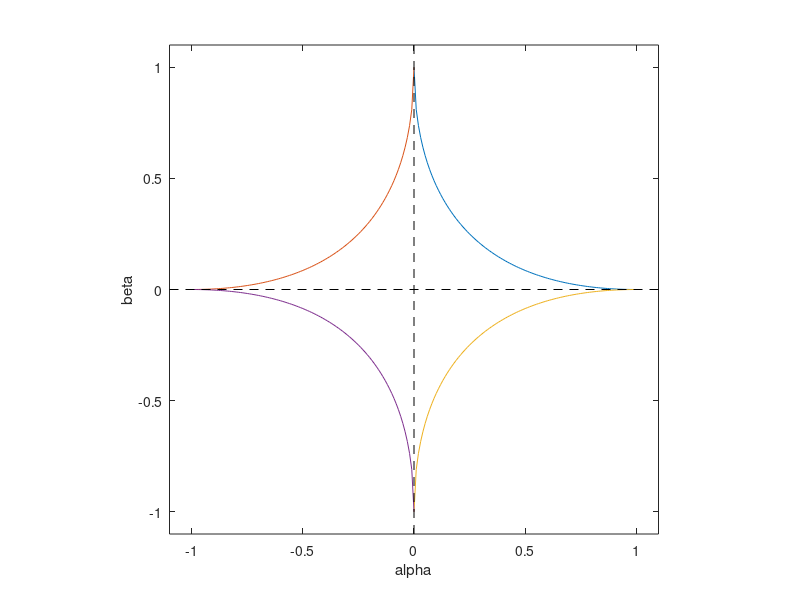

Here is the MATLAB script that generated this plot:
function slide14

% slide14.m
% Jeremy Barnes 27/7/1999
% $Id$

figure(1);  clf;


a = linspace(0, 1, 101);

pvalues = [0.5];

markers = {'-', '--', ':', '-.', '-'};

for i=1:length(pvalues)
   p=pvalues(i);
   b = (1 - a.^p).^(1/p);
   
   marker = markers{i};
   
   plot(a, b, marker);
   hold on;
   plot(-a, b, marker);
   plot(a, -b, marker);
   plot(-a, -b, marker);
   
end

plot([0 0], [-1.1 1.1], 'k--');
plot([-1.1 1.1], [0 0], 'k--');

axis([-1.1 1.1 -1.1 1.1]);
axis square;
xlabel('alpha');
ylabel('beta');
